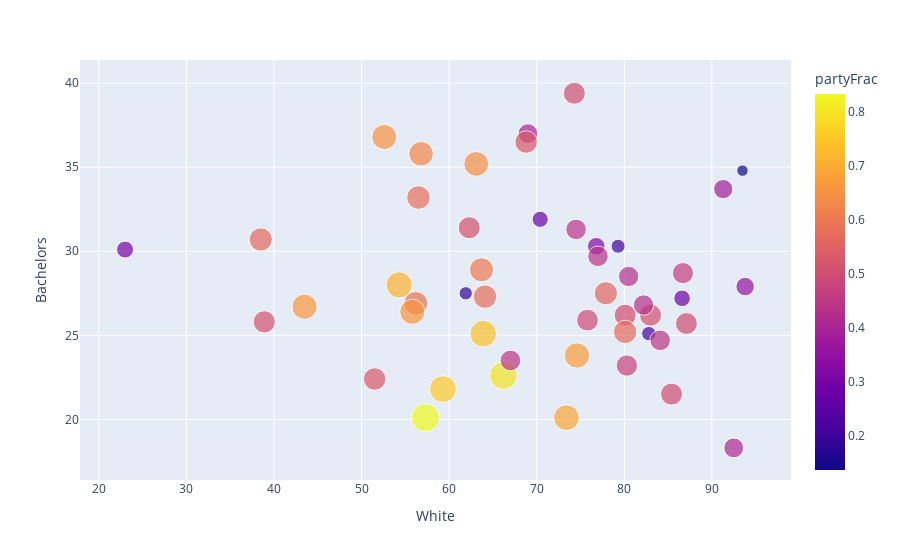

Notebook code cell kept with this figure:
### Code cell
#Bachelors vs White
fig = px.scatter(Hill, x="White", y="Bachelors", color="partyFrac",
                 size='partyFrac')
fig.show()
